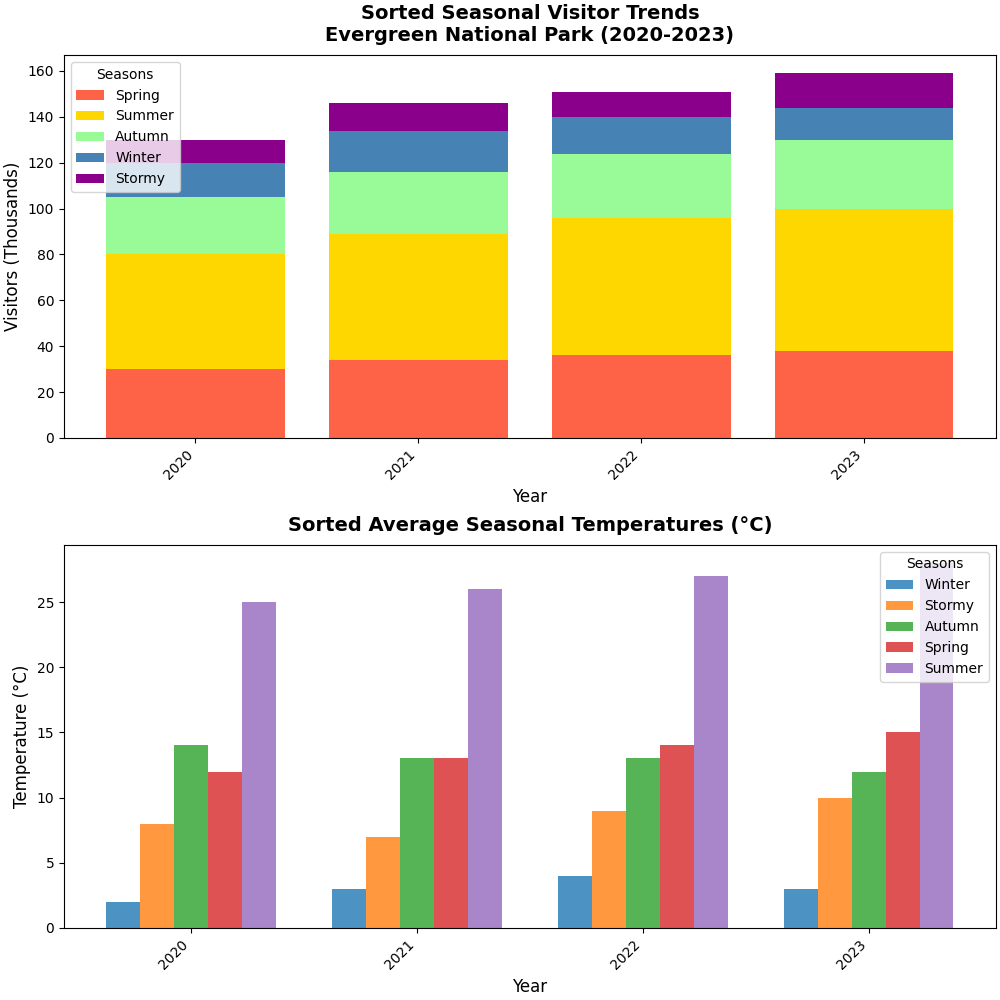

Python code for this plot:
import matplotlib.pyplot as plt
import numpy as np

years = np.arange(2020, 2024)
seasons = ['Spring', 'Summer', 'Autumn', 'Winter', 'Stormy']

# Visitor data
visitors_spring = np.array([30, 34, 36, 38])
visitors_summer = np.array([50, 55, 60, 62])
visitors_autumn = np.array([25, 27, 28, 30])
visitors_winter = np.array([15, 18, 16, 14])
visitors_stormy = np.array([10, 12, 11, 15])

# Temperature data
temps = [
    [12, 13, 14, 15],  # Spring
    [25, 26, 27, 28],  # Summer
    [14, 13, 13, 12],  # Autumn
    [2, 3, 4, 3],      # Winter
    [8, 7, 9, 10],     # Stormy
]

fig, axs = plt.subplots(2, 1, figsize=(10, 10), constrained_layout=True)

# To create a sorted bar chart, first, sort the visitors data for each year
total_visitors = np.array([visitors_spring + visitors_summer + visitors_autumn + visitors_winter + visitors_stormy])
total_visitor_sort_indices = np.argsort(total_visitors[0])  # Sort by total number of visitors
sorted_years = years[total_visitor_sort_indices]

# Sorted visitors data
sorted_visitors_spring = visitors_spring[total_visitor_sort_indices]
sorted_visitors_summer = visitors_summer[total_visitor_sort_indices]
sorted_visitors_autumn = visitors_autumn[total_visitor_sort_indices]
sorted_visitors_winter = visitors_winter[total_visitor_sort_indices]
sorted_visitors_stormy = visitors_stormy[total_visitor_sort_indices]

# Bar plot for sorted visitors.
axs[0].bar(sorted_years, sorted_visitors_spring, label='Spring', color='#FF6347')
axs[0].bar(sorted_years, sorted_visitors_summer, bottom=sorted_visitors_spring, label='Summer', color='#FFD700')
axs[0].bar(sorted_years, sorted_visitors_autumn, bottom=sorted_visitors_spring + sorted_visitors_summer, label='Autumn', color='#98FB98')
axs[0].bar(sorted_years, sorted_visitors_winter, bottom=sorted_visitors_spring + sorted_visitors_summer + sorted_visitors_autumn, label='Winter', color='#4682B4')
axs[0].bar(sorted_years, sorted_visitors_stormy, bottom=sorted_visitors_spring + sorted_visitors_summer + sorted_visitors_autumn + sorted_visitors_winter, label='Stormy', color='#8B008B')

axs[0].set_title('Sorted Seasonal Visitor Trends\nEvergreen National Park (2020-2023)', fontsize=14, fontweight='bold', pad=10)
axs[0].set_xlabel('Year', fontsize=12)
axs[0].set_ylabel('Visitors (Thousands)', fontsize=12)
axs[0].set_xticks(sorted_years)
axs[0].set_xticklabels(sorted_years, rotation=45, ha='right')
axs[0].legend(loc='best', title='Seasons', fontsize=10)

# To create sorted temperature data
average_temps = np.mean(temps, axis=1)
temp_sort_indices = np.argsort(average_temps)  # Sort by average temperatures
sorted_seasons = [seasons[i] for i in temp_sort_indices]
sorted_temps = np.array(temps)[temp_sort_indices]

# Bar plot for sorted temperatures
bar_width = 0.15
x_indices = np.arange(len(years))

for i, season in enumerate(sorted_seasons):
    axs[1].bar(x_indices + i * bar_width, sorted_temps[i], bar_width, label=season, alpha=0.8)

axs[1].set_title('Sorted Average Seasonal Temperatures (°C)', fontsize=14, fontweight='bold', pad=10)
axs[1].set_xlabel('Year', fontsize=12)
axs[1].set_ylabel('Temperature (°C)', fontsize=12)
axs[1].set_xticks(x_indices + bar_width * 2)
axs[1].set_xticklabels(years, rotation=45, ha='right')
axs[1].legend(loc='upper right', title='Seasons', fontsize=10)

plt.show()
